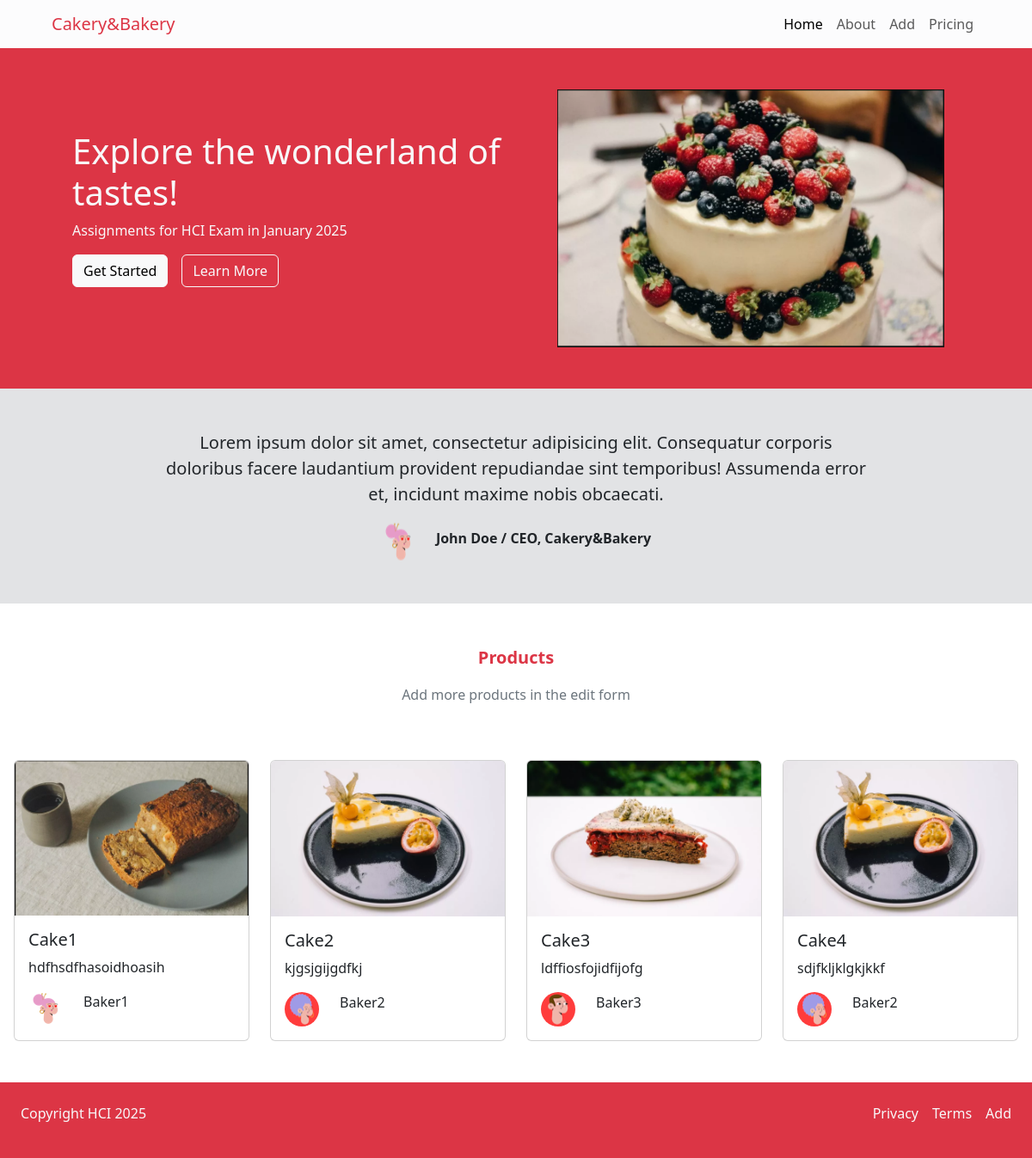
The page / on the database its author committed.
### application/models.py (models this page shows, shortened)
class Cake(models.Model):
    name = models.CharField(max_length=100, null=True, blank=True)
    price = models.FloatField(null=True, blank=True)
    weight = models.FloatField(null=True, blank=True)
    shortDescription = models.TextField(null=True, blank=True)
    image = models.ImageField(upload_to='cakes/', null=True, blank=True)
    baker = models.ForeignKey('Baker', on_delete=models.CASCADE, null=True, blank=True, related_name='cakes')

class Baker(models.Model):
    name = models.CharField(max_length=100, null=True, blank=True)
    phone = models.CharField(max_length=100, null=True, blank=True)
    email = models.EmailField(null=True, blank=True)
    image = models.ImageField(upload_to='bakers/', null=True, blank=True)
    user = models.ForeignKey(User, on_delete=models.CASCADE, null=True, blank=True)
    def __str__(self):
        return self.name

### application/views.py (the view)
# urls.py: path("", index, name="index"),
def index(request):
    cakes = Cake.objects.all()
    return render(request, 'index.html', {'cakes': cakes})

### application/templates/index.html
{% extends 'base.html' %}
{% load static %}
{% block content %}
    <div class="row bg-danger p-5">
        <div class="col p-5">
            <h1 class="text-light">Explore the wonderland of tastes!</h1>
            <p class="text-light">Assignments for HCI Exam in January 2025</p>
            <div class="d-flex">
                <button class="btn btn-light">Get Started</button>
                <button class="btn btn-outline-light ms-3">Learn More</button>
            </div>
        </div>
        <div class="col">
            <img src="{% static 'main.png' %}" alt="cake" style="width:450px; height:300px;">
        </div>
    </div>
    <div class="row bg-secondary-subtle justify-content-center p-5">
        <p class="fs-5 w-75 text-center"> Lorem ipsum dolor sit amet, consectetur adipisicing elit. Consequatur corporis
            doloribus facere laudantium provident repudiandae sint temporibus! Assumenda error et, incidunt maxime nobis
            obcaecati.
        </p>
        <div class="d-flex justify-content-center">
            <img src="{{ cakes.first.baker.image.url }}" alt="..." class="rounded-pill">
            <p class="fw-bold mt-2 ps-4">
                John Doe / CEO, Cakery&Bakery
            </p>
        </div>
    </div>
    <div class="row p-5">
        <p class="fs-5 text-danger fw-bold text-center">Products</p>
        <p class="text-secondary text-center">Add more products in the edit form</p>
    </div>
    <div class="row justify-content-center px-3">
        {% for cake in cakes %}
            <div class="col-3 d-flex justify-content-center">
                <div class="card" style="width: 18rem;">
                    <img src="{{ cake.image.url }}" class="card-img-top" alt="...">
                    <div class="card-body">
                        <h5 class="card-title">{{ cake.name }}</h5>
                        <p class="card-text">{{ cake.shortDescription }}</p>
                        <div class="d-flex">
                            <img src="{{ cake.baker.image.url }}" alt="..." class="rounded-pill">
                            <p class="ps-4">{{ cake.baker }}</p>
                        </div>
                    </div>
                </div>
            </div>
        {% endfor %}
    </div>
{% endblock %}

### application/templates/base.html (shortened to what this page needs)
{% load static %}
<!DOCTYPE html>
<html lang="en">
<head>
    <link rel="stylesheet" href="{% static 'bootstrap/css/bootstrap.css' %}"/>
</head>
<body style="overflow-x: hidden;">
<nav class="navbar navbar-expand-lg bg-light-subtle">
    <div class="container-fluid">
        <a class="navbar-brand ms-5 text-danger" href="#">Cakery&Bakery</a>
        <div class="collapse navbar-collapse justify-content-end d-flex pe-5" id="navbarNav">
            <ul class="navbar-nav">
                <li class="nav-item">
                    <a class="nav-link active" aria-current="page" href="#">Home</a>
                </li>
                <li class="nav-item">
                    <a class="nav-link" href="#">About</a>
                </li>
                <li class="nav-item">
                    <a class="nav-link" href="{% url 'add-cake' %}">Add</a>
                </li>
                <li class="nav-item">
                    <a class="nav-link" href="#">Pricing</a>
                </li>
            </ul>
        </div>
    </div>
</nav>
{% block content %}
{% endblock %}
<footer class="bg-danger d-flex justify-content-between p-4 mt-5">
    <p class="text-light">Copyright HCI 2025</p>
    <ul class="list-unstyled d-flex">
        <li class="text-light">Privacy</li>
        <li class="mx-3 text-light">Terms</li>
        <li class="text-light">Add</li>
    </ul>
</footer>
</body>
</html>

### rows shown on the page
Cake: first.baker.image (placeholder picture), image (picture), name "Cake1", shortDescription "hdfhsdfhasoidhoasih", baker.image (placeholder picture), baker "Baker1"
Cake: image (picture), name "Cake2", shortDescription "kjgsjgijgdfkj", baker.image (picture), baker "Baker2"
Cake: image (picture), name "Cake3", shortDescription "ldffiosfojidfijofg", baker.image (picture), baker "Baker3"
Cake: image (picture), name "Cake4", shortDescription "sdjfkljklgkjkkf", baker.image (picture), baker "Baker2"
